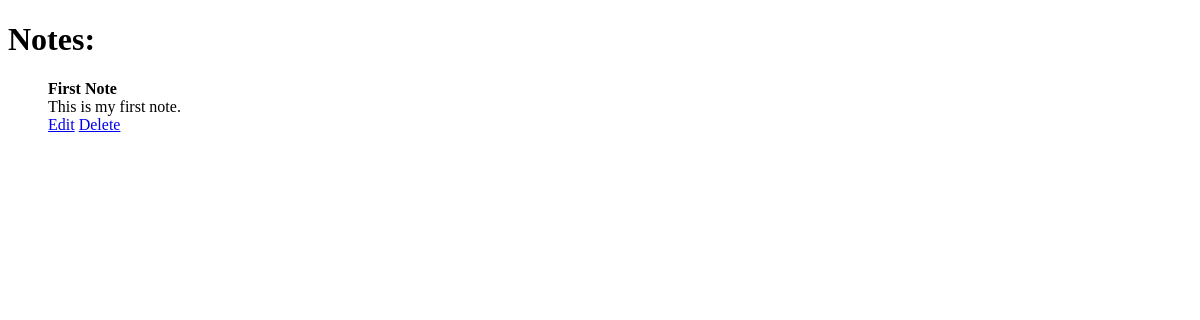
The app's page /, older data.
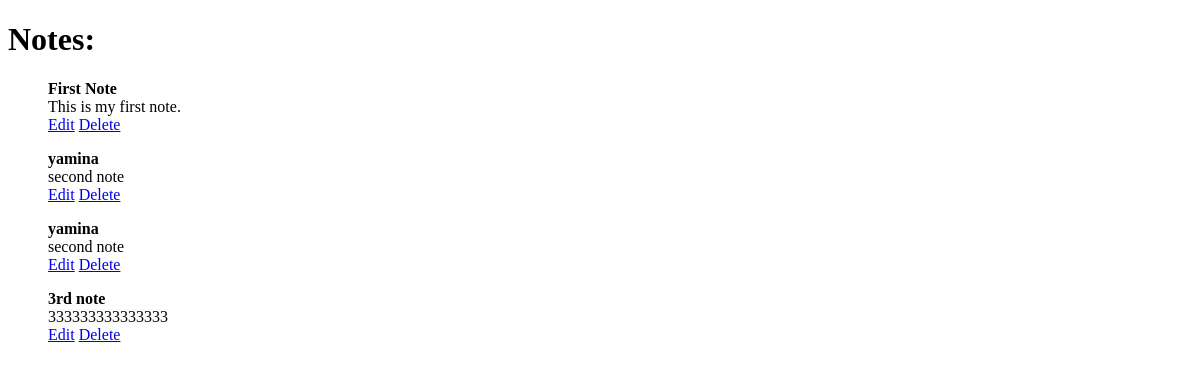
The same page, newer data.
### yapiapp/models.py (models this page shows, shortened)
class Note(models.Model):
    title = models.CharField(max_length=100)
    content = models.TextField()

### yapiapp/views.py (the view)
# urls.py: path('', views.note_list, name='note_list'),
def note_list(request):
    notes= Note.objects.all()
    return render(request, 'yapiapp/note_list.html',{'notes':notes})

### yapiapp/templates/yapiapp/note_list.html (shortened to what this page needs)
<!DOCTYPE html>
<html>
<head>
</head>
<body>
    <h1>Notes:</h1>
    <ul>
        {% for note in notes %}
        <p>
          <strong>{{ note.title }}</strong><br>
          {{ note.content }}<br>
          <a href="{% url 'edit_note' note.pk %}">Edit</a>
          <a href="{% url 'delete_note' note.pk %}">Delete</a>
        </p>
      {% endfor %}
    </ul>
</body>
</html>

Row changes from the older to the newer data that the page shows:
added Note: title "yamina", content "second note"
added Note: title "yamina", content "second note"
added Note: title "3rd note", content "333333333333333"
